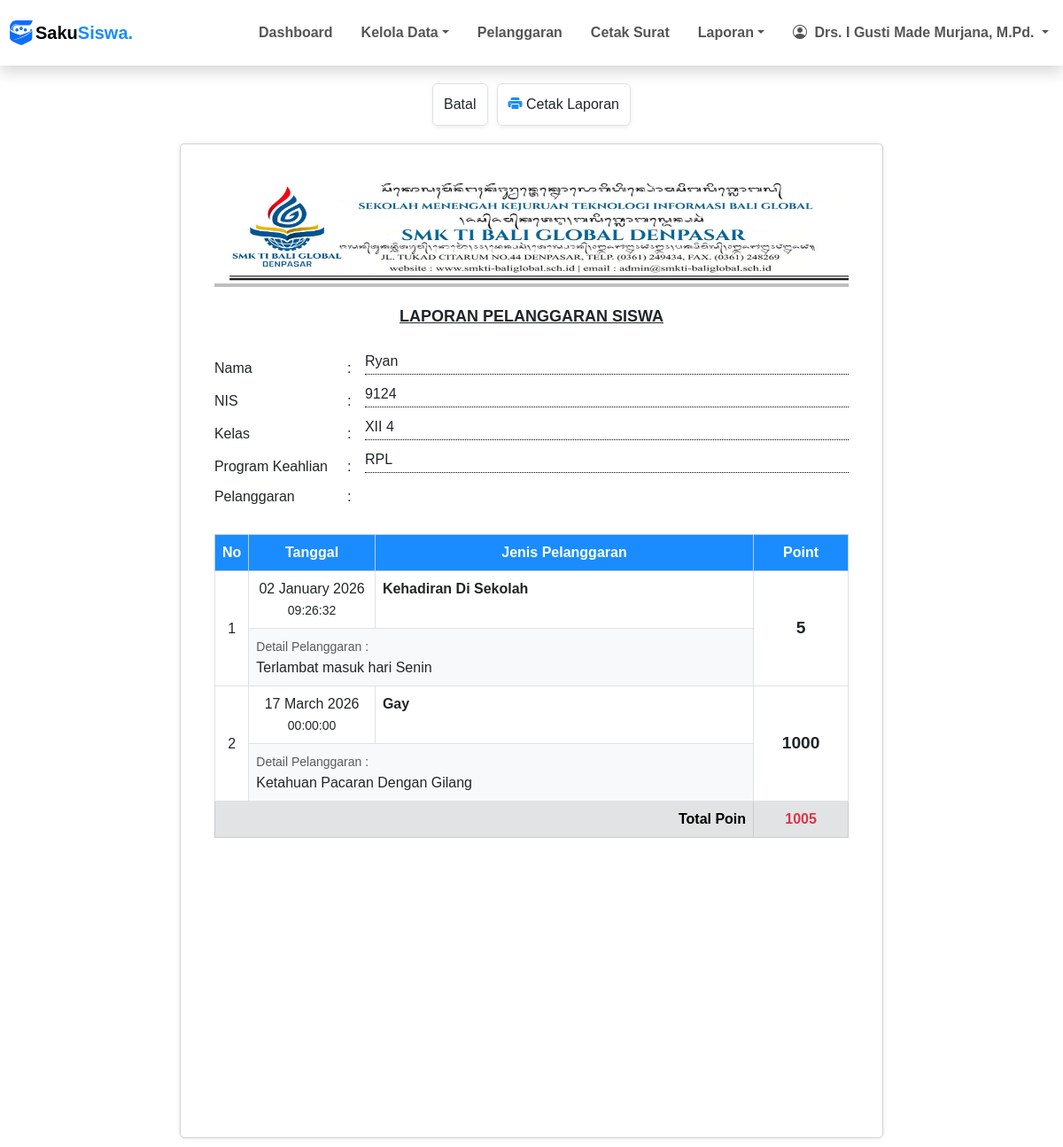
Page /pages/laporan/detail_pelanggaran_siswa.php?nis=9124 (signed in) on the committed database.
### tables this page shows
CREATE TABLE `siswa` (
  `nis` char(5) NOT NULL,
  `nama_siswa` varchar(50) DEFAULT NULL,
  `jenis_kelamin` enum('Laki - Laki','Perempuan') DEFAULT NULL,
  `alamat` varchar(100) DEFAULT NULL,
  `password` varchar(70) DEFAULT NULL,
  `status_siswa` enum('aktif','tidak_aktif','lulus','pindah') DEFAULT NULL,
  `id_ortu_wali` int DEFAULT NULL,
  `id_kelas` int DEFAULT NULL
);

CREATE TABLE `tingkat` (
  `id_tingkat` int NOT NULL,
  `tingkat` varchar(6) DEFAULT NULL
);

CREATE TABLE `kelas` (
  `id_kelas` int NOT NULL,
  `id_tingkat` int DEFAULT NULL,
  `id_program_keahlian` int DEFAULT NULL,
  `rombel` int DEFAULT NULL,
  `kode_guru` char(8) DEFAULT NULL
);

CREATE TABLE `program_keahlian` (
  `id_program_keahlian` int NOT NULL,
  `program_keahlian` varchar(6) DEFAULT NULL,
  `deskripsi` varchar(50) DEFAULT NULL
);

CREATE TABLE `pelanggaran_siswa` (
  `id_pelanggaran_siswa` int NOT NULL,
  `tanggal` datetime DEFAULT NULL,
  `nis` char(5) DEFAULT NULL,
  `id_jenis_pelanggaran` int DEFAULT NULL,
  `keterangan` text
);

CREATE TABLE `jenis_pelanggaran` (
  `id_jenis_pelanggaran` int NOT NULL,
  `jenis` varchar(50) DEFAULT NULL,
  `poin` int DEFAULT NULL
);

### pages/laporan/detail_pelanggaran_siswa.php (the view, shortened to what this page needs)
<?php
include ROOTPATH . "/config/config.php";
$nis = $_GET['nis'];
$query_siswa = mysqli_query($conn, "SELECT s.nis, s.nama_siswa, t.tingkat, p.program_keahlian, k.rombel, p.deskripsi FROM siswa s
JOIN kelas k ON s.id_kelas = k.id_kelas
JOIN tingkat t ON k.id_tingkat = t.id_tingkat
JOIN program_keahlian p ON k.id_program_keahlian = p.id_program_keahlian
WHERE s.nis = '$nis'");
$row_siswa = mysqli_fetch_assoc($query_siswa);
include ROOTPATH . "/includes/header.php";
?>
<center class="no-print">
    <div class="btn-container">
        <button onclick="window.history.back()" class="btn btn-cancel shadow-sm border">
            <span>Batal</span>
        </button>
        <button onclick="window.print()" class="btn btn-save shadow-sm border">
            <span><i class="bi bi-printer-fill" style="color: #1a8cfd;"></i> Cetak Laporan</span>
        </button>
    </div>
</center>
<div class="page">
    <div class="header">
        <img src="/SistemPoin/assets/img/kop.jpg" alt="kepala surat" width="100%">
        <hr style="border: 2px solid black; margin-top: 2px;">
    </div>
    <div class="title">LAPORAN PELANGGARAN SISWA</div>
    <div class="content">
        <div class="form-row">
            <div class="label">Nama</div>
            <div class="separator">:</div>
            <div class="field"><?php echo $row_siswa['nama_siswa']; ?></div>
        </div>
        <div class="form-row">
            <div class="label">NIS</div>
            <div class="separator">:</div>
            <div class="field"><?php echo $row_siswa['nis']; ?></div>
        </div>
        <div class="form-row">
            <div class="label">Kelas</div>
            <div class="separator">:</div>
            <div class="field"><?php echo $row_siswa['tingkat'] . ' ' . $row_siswa['rombel'] ?></div>
        </div>
        <div class="form-row">
            <div class="label">Program Keahlian</div>
            <div class="separator">:</div>
            <div class="field"><?php echo $row_siswa['program_keahlian']; ?></div>
        </div>
        <div class="form-row">
            <div class="label">Pelanggaran</div>
            <div class="separator">:</div>
        </div>
        <div class="table-responsive">
            <table class="table table-bordered">
                <thead class="table-primary text-center">
                    <tr>
                        <th width="5%">No</th>
                        <th width="20%">Tanggal</th>
                        <th width="60%">Jenis Pelanggaran</th>
                        <th width="15%">Point</th>
                    </tr>
                </thead>
                <tbody>
                    <?php
                    $no = 1;
                    $res = mysqli_query($conn, "SELECT tanggal, jenis, keterangan, poin FROM pelanggaran_siswa JOIN jenis_pelanggaran USING(id_jenis_pelanggaran) WHERE nis = '$nis'");
                    while ($p = mysqli_fetch_assoc($res)) {
                        $dt = date("d F Y", strtotime($p['tanggal']));
                        $tm = date("H:i:s", strtotime($p['tanggal']));
                        ?>
                        <tr>
                            <td class="text-center align-middle" rowspan="2"><?= $no++ ?></td>
                            <td class="text-center"><?= $dt ?><br><small><?= $tm ?></small></td>
                            <td class="fw-bold"><?= htmlspecialchars($p['jenis']) ?></td>
                            <td class="text-center align-middle fw-bold" rowspan="2" style="font-size: 1.2rem;">
                                <?= $p['poin'] ?>
                            </td>
                        </tr>
                        <tr>
                            <td colspan="2" class="bg-light">
                                <small class="text-muted">Detail Pelanggaran :</small> <br>
                                <?= htmlspecialchars($p['keterangan']) ?>
                            </td>
                        </tr>
                    <?php } ?>
                </tbody>
                <tfoot>
                    <tr class="table-secondary">
                        <td colspan="3" class="text-end fw-bold">Total Poin</td>
                        <td class="text-center fw-bold text-danger">
                            <?php
                            $query_total = "SELECT SUM(jp.poin) as total FROM pelanggaran_siswa ps JOIN jenis_pelanggaran jp ON ps.id_jenis_pelanggaran = jp.id_jenis_pelanggaran WHERE ps.nis = '$nis'";
                            $sum_res = mysqli_query($conn, $query_total);
                            if ($sum_res) {
                                $total = mysqli_fetch_assoc($sum_res);
                                echo $total['total'] ?? 0;
                            } else {
                                echo "Error Col";
                            }
                            ?>
                        </td>
                    </tr>
                </tfoot>
            </table>
        </div>
    </div>
    <?php include ROOTPATH . "/includes/footer.php"; ?>

### assets/css/style.css (style rules this page uses)
th { background-color: #1a8cfd !important; color: white !important; }
.btn { transition: all 0.4s ease-in-out !important; }
.btn-save { background-color: #1a374d; color: white; padding: 10px 25px; border-radius: 8px; border: none; font-weight: 600; transition: all 0.3s ease; }
.btn-cancel { background-color: #f8f9fa; color: #6c757d; padding: 10px 25px; border-radius: 8px; border: 1px solid #dee2e6; text-decoration: none; font-weight: 600; transition: all 0.3s ease; }

### includes/header.php (style rules this page uses)
body { font-family: 'Poppins', sans-serif !important; overflow-x: hidden; }
.label { width: 160px; flex-shrink: 0; }
.separator { width: 10px; flex-shrink: 0; }
.field { flex-grow: 1; border-bottom: 1px dotted black; position: relative; top: -5px; }
.form-row { display: flex; }
.page { width: 210mm; min-height: 297mm; padding: 20mm; margin: 10mm auto; border: 1px solid #D3D3D3; border-radius: 5px; background: white; box-shadow: 0 0 5px rgba(0, 0, 0, 0.1); box-sizing: border-box; position: relative; }

### pages/laporan/detail_pelanggaran_siswa.php (style rules this page uses)
.page { width: 210mm; min-height: 297mm; padding: 10mm; margin: 10px auto; background: white; box-shadow: 0 0 5px rgba(0, 0, 0, 0.1); font-family: Arial, sans-serif; }
.title { text-align: center; font-weight: bold; font-size: 18px; text-decoration: underline; margin-top: 20px; }
.content { margin-top: 30px; }
.form-row { display: flex; margin-bottom: 10px; align-items: flex-end; }
.label { width: 150px; }
.separator { width: 20px; }
.field { flex-grow: 1; border-bottom: 1px dotted #000; padding-bottom: 2px; }
table { border-collapse: collapse; margin-top: 20px; }
th { background-color: #f2f2f2; }
.btn-container { display: flex; justify-content: center; align-items: center; gap: 10px; margin: 20px 0; }
button { display: flex; height: 3em; align-items: center; justify-content: center; background-color: #fff; border-radius: 3px; cursor: pointer; border: 1px solid #ddd; padding: 0 15px; transition: all 0.2s linear; }

### rows in the picture
siswa: nama_siswa "Ryan", nis "9124", tingkat.tingkat "XII", id_kelas.rombel "4", program_keahlian.program_keahlian "RPL"
pelanggaran_siswa: tanggal "02 January 2026", tanggal "09:26:32", id_jenis_pelanggaran.jenis "Kehadiran Di Sekolah", id_jenis_pelanggaran.poin "5", keterangan "Terlambat masuk hari Senin"
pelanggaran_siswa: tanggal "17 March 2026", tanggal "00:00:00", id_jenis_pelanggaran.jenis "Gay", id_jenis_pelanggaran.poin "1000", keterangan "Ketahuan Pacaran Dengan Gilang"

### other values in the picture
$_SESSION['nama_pengguna'] "Drs. I Gusti Made Murjana, M.Pd."
$total['total'] "1005"
